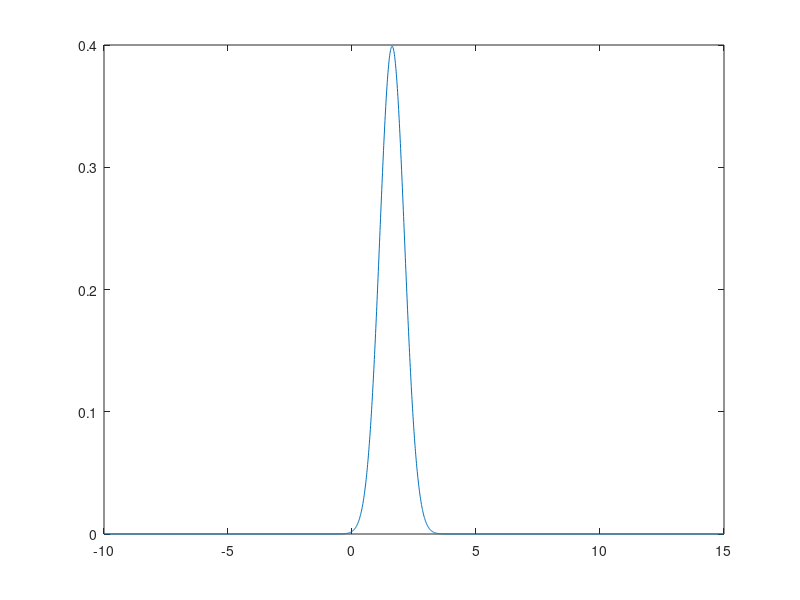

MATLAB code for this plot: (Note: this script raises an error after producing the figure.)
clear all; close all; clc;      % Clear all workspaces
NS=8;                               % Select number of subjects
Ntrials=10;                         % Select number of trials per subject

% Create (or read in) the data
% Set the individual subject means by sampling from the group distribution
group=2+4*randn(1,NS);

% Sample the ntrials scores from each subject
for i=1:NS;
x(:,i)=group(i)*ones(Ntrials,1)+.5*randn(Ntrials,1);
end;

% Compute the individual subject mean and standard deviation
M=mean(x)
s=std(x)

% Compute the fixed-effects t-statistic
variance=s.^2;   pooledvar=mean(variance);
sfixed=sqrt(pooledvar);   tfixed=mean(M)/sqrt(pooledvar/NS)

% Compute the random-effects t-statistic
srandom=std(M);   trandom=mean(M)/(srandom/sqrt(NS))

% Plot everything
tx=[-10:.01:15];  k=1/sqrt(2*pi);
for i=1:NS;
pdf=.5*(k/.5)*exp(-(tx-group(i)).^2/(2*.25));
plot(tx,pdf); hold on;
scatter(x(:,i),zeros(1,10),84,'x','k');
end;
pdfg=(k/4)*exp(-(tx-2).^2/(2*16));
plot (tx,pdfg); axis([-10 15 0 .5]);
xlabel('Score'); ylabel('Likelihood');